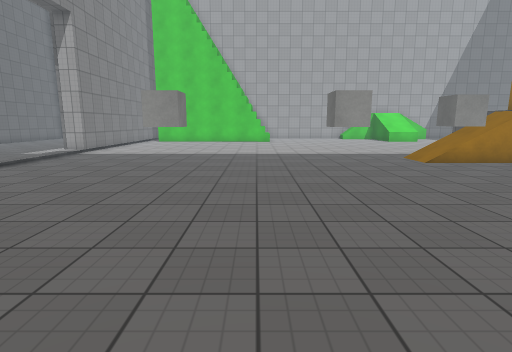
View 1 (above)

16 first-person views from a walk through a scene from a Unity 3-D project. The camera is 1.5 m above the floor, tilts 10° down and sees 80° across. The floor is counted in squares, 1 m on a side. Each view is taken from the middle of a square. On the plan, view 1 faces up. The plan holds only what a view shows up to about 15 squares ahead; the rest is blank. The place goes on beyond the plan. The player is left out. Surface patterns are stand-ins for the level's own textures.

View 2
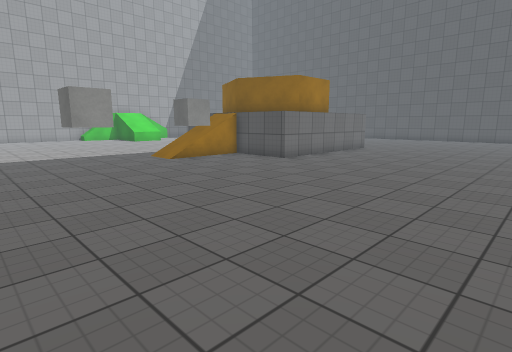

View 3
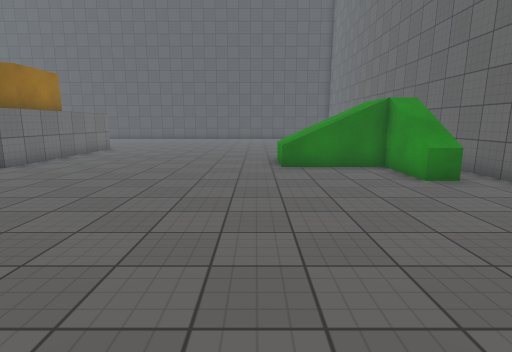

View 4
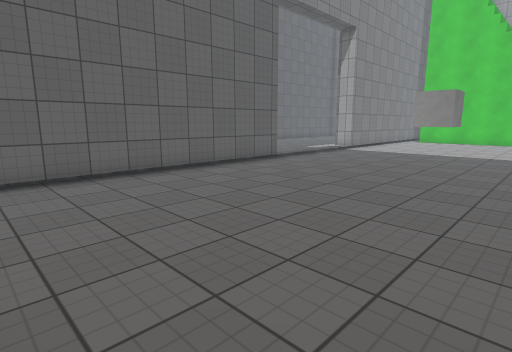

View 5
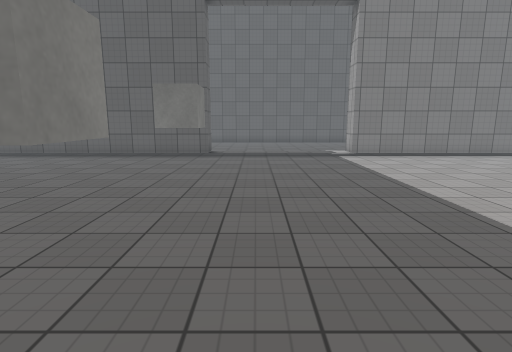

View 6
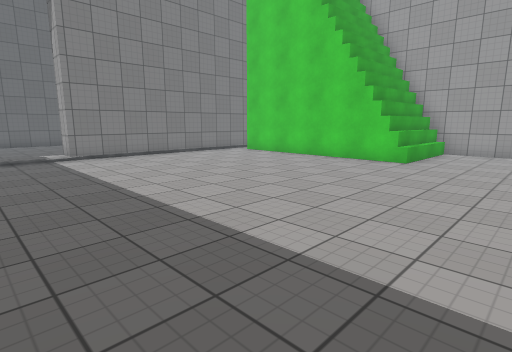

View 7
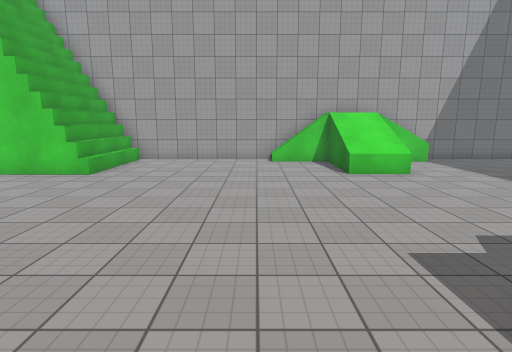

View 8
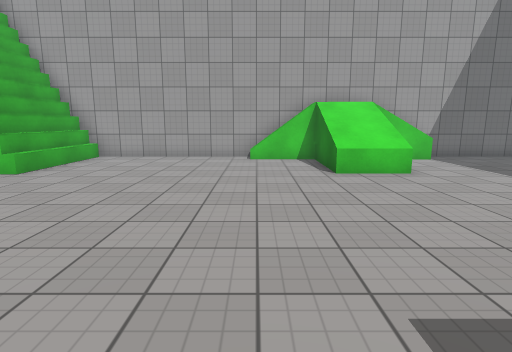

View 9
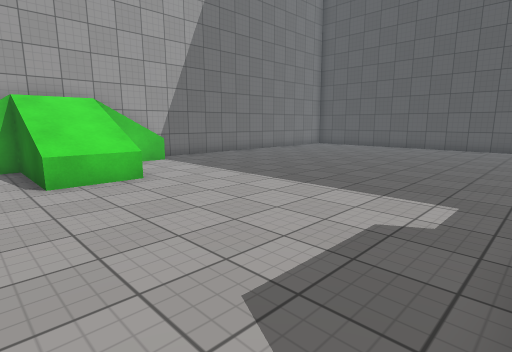

View 10
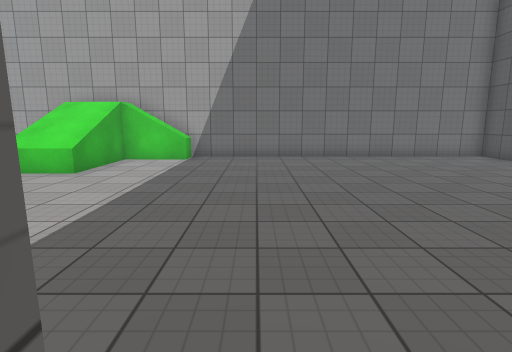

View 11
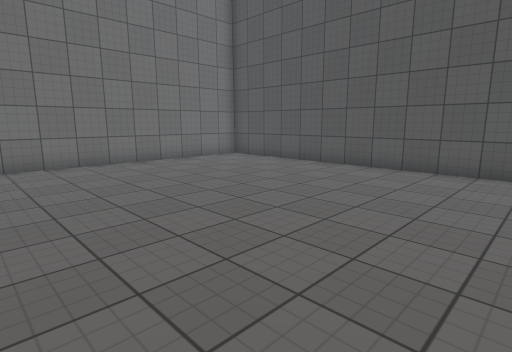

View 12
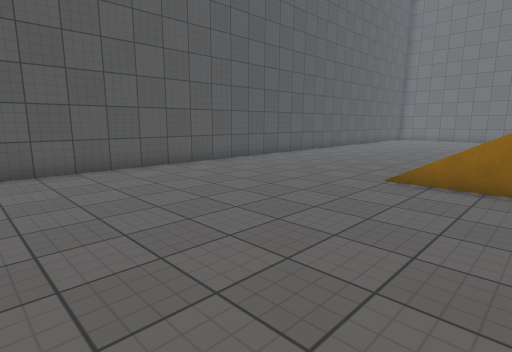

View 13
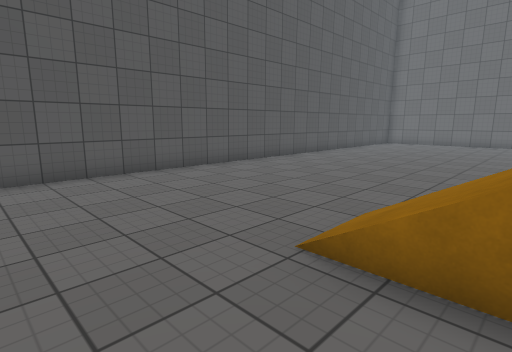

View 14
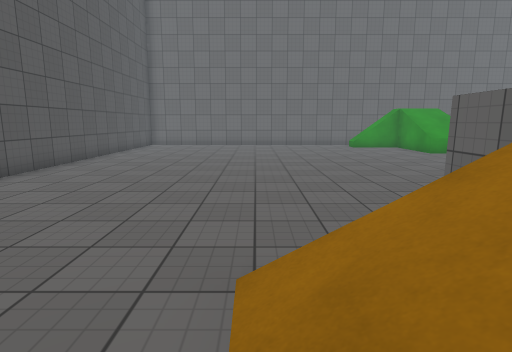

View 15
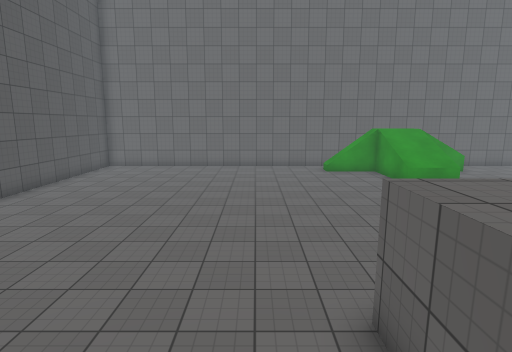

View 16
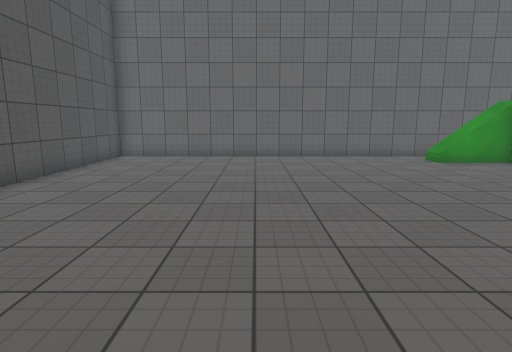

### Floor plan
Key: @ floor where view 1 was taken; # wall or solid block; . main floor; : floor 0.25 m higher than the main floor; + floor 2 m higher than the main floor; / step, stairs or slope; = window, fence, low wall or low ledge; ^ raised ledge; v drop or lower ground; C cube; O other object.
Columns run from 10 left of view 1 to 28 right of it. Each row starts with its distance up from view 1.
 29           #############################
 28           #^......///  //v............#
 27           #^.........//v..............#
 26           #^.........//...............#
 25           #=.........//...............#
 24      ######^.........==...............#
 23      .................................#
 22  #. ..................................#
 21  #....................................#
 20  #....................................#
 19  #....................................#
 18  #....................................#
 17  #....................................#
 16  #....................   ..#..........#
 15 ##..................        ..........#
 14  :................          ..........#
 13  :...............////        v=/......#
 12  :...............////        ///......#
 11  :..............CC=v##       /=.......#
 10  :.....C.....C..CC..          ........#
  9 ##.....CC...CC......O   ##++..........#
  8  #...................#####v#..........#
  7  #....................................#
  6  #....................................#
  5  #....................................#
  4  #....................................#
  3  #....................................#
  2  #....................................#
  1  #....................................#
  0  #........@ ..........................#
 -1    ...... . ........=vv...............#
 -2             ........=//...............#
 -3              .......v//...............#
 -4               ......#//...............#
 -5                ...///  ///............#
 -6                  ...     .............#
 -7                   #####################

Positions as (right, up) in squares from view 1, and headings:
1: (0, 0), facing up
2: (0, 0), facing up-right
3: (0, 0), facing right
4: (0, -1), facing up-left
5: (5, 11), facing left
6: (5, 12), facing up-left
7: (7, 13), facing up
8: (8, 15), facing up
9: (9, 16), facing up-right
10: (18, 15), facing up
11: (18, 17), facing up-right
12: (18, 21), facing down-right
13: (19, 16), facing down-right
14: (21, 14), facing down
15: (19, 12), facing down
16: (22, 7), facing down
